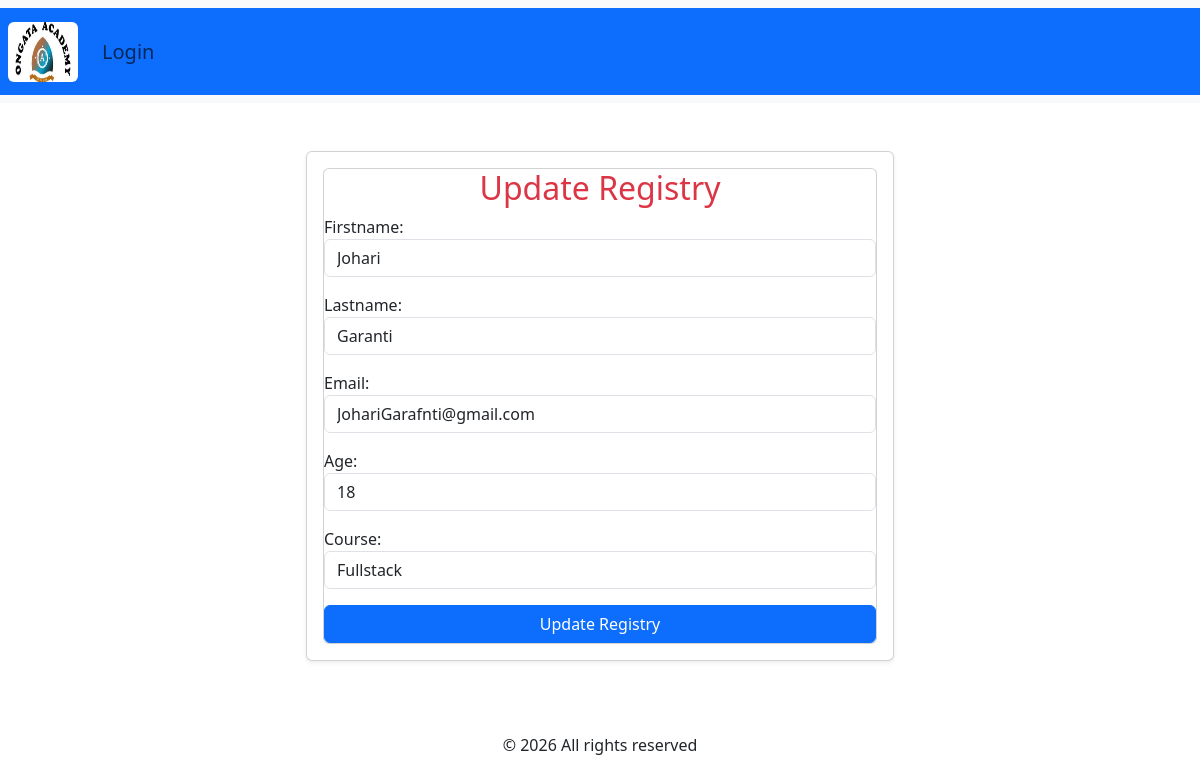
Screenshot of /update/6/ with the database file from the repository.
### myapp/models.py (models this page shows, shortened)
class Student(models.Model):
    firstname= models.CharField(max_length=21)
    lastname= models.CharField(max_length=21)
    age= models.IntegerField()
    course=models.CharField()
    email = models.EmailField(null=True, blank=True)

### myapp/views.py (the view)
# urls.py: path('update/<int:id>/', views.update_student, name='update'),
def update_student(request, id):
    student = get_object_or_404(Student, pk=id)
    if request.method == "POST":
        form = StudentForm(request.POST, instance=student)
        if form.is_valid():
            form.save()
            messages.success(request,"Student Data Successfully Updated")
            return redirect('students')
    else:
        form = StudentForm(instance=student)
    return render(request, 'Admin/studentform.html', {'form': form})

### myapp/forms.py
class StudentForm(forms.ModelForm):
    class Meta:
        model = Student
        fields = ['firstname', 'lastname', 'email','age', 'course']
        widgets = {
            'firstname': forms.TextInput(attrs={
                'class': 'form-control',
                'placeholder': 'Enter Your First Name'
            }),
            'lastname': forms.TextInput(attrs={
                'class': 'form-control',
                'placeholder': 'Enter Your Last Name'
            }),
            'age': forms.NumberInput(attrs={
                'class': 'form-control',
                'placeholder':'Enter age'
            }),
            'course': forms.Select(
                choices=[
                    ('Fullstack', 'Fullstack'),
                    ('Cybersecurity', 'Cybersecurity'),
                    ('Data Science', 'Data Science'),
                    ('Artificial Intelligence', 'Artificial Intelligence'),
            ],
                attrs={'class': 'form-control', 'placeholder':'Enter course'}),
            'email': forms.EmailInput(attrs={'class':'form-control','placeholder': 'Enter email'})
        }

### myapp/templates/Admin/studentform.html (shortened to what this page needs)
{% extends "base.html" %}
{%block content%}
    <div class="row justify-content-center">
        <div class="col-md-6">
            <div class="card shadow-sm p-3 mb-5 bg-body rounded">
            <div class="card body">
            <h2 class="text-danger text-center">
                {% if form.instance.id%}
                Update Registry
                {%else%}
                Register student
            {% endif %}</h2>
            <form method="POST">
            {{form.as_p}}
            <button class="btn btn-primary w-100">
                {% if form.instance.id%}Update Registry {%else%} Register{% endif %}</button>
            </form>
            </div>
            </div>
        </div>
    </div>
{% endblock %}

### rows the page displays
Student: firstname "Johari", lastname "Garanti", email "JohariGarafnti@gmail.com", age "18", course "Fullstack"
